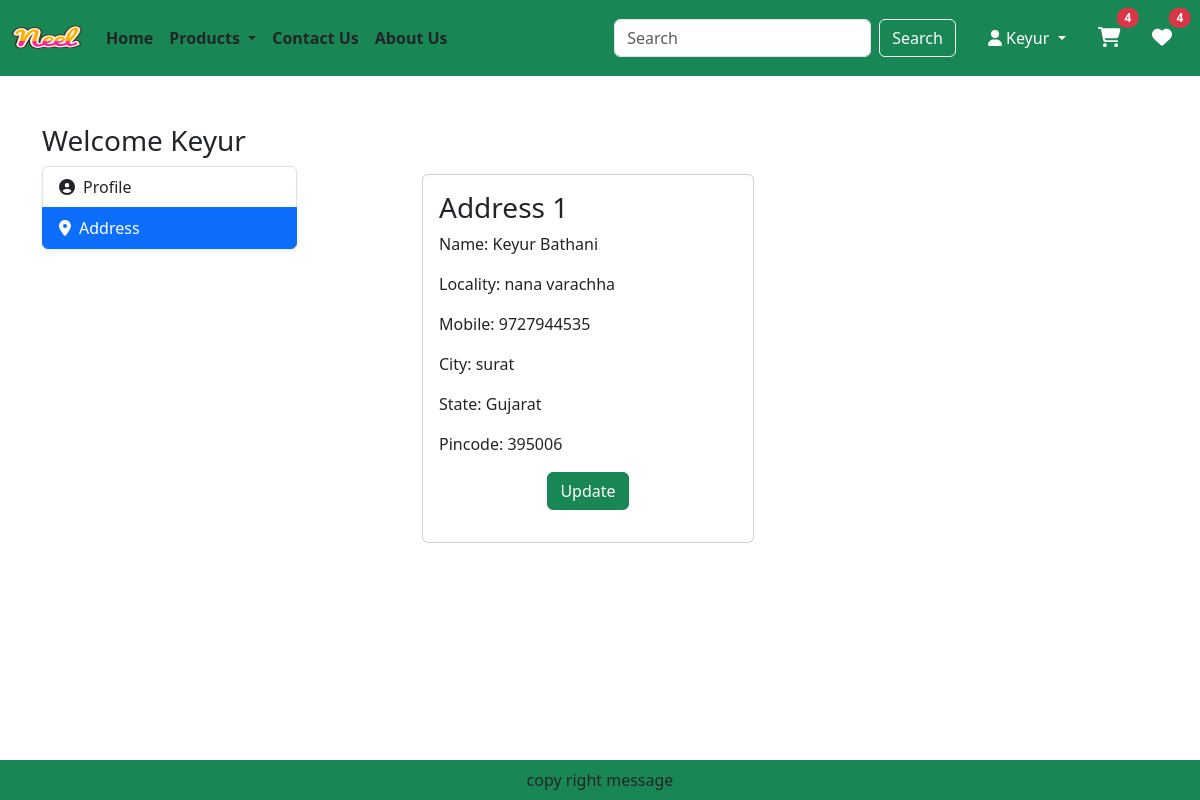
Page /address/ (signed in) on the earlier database version.
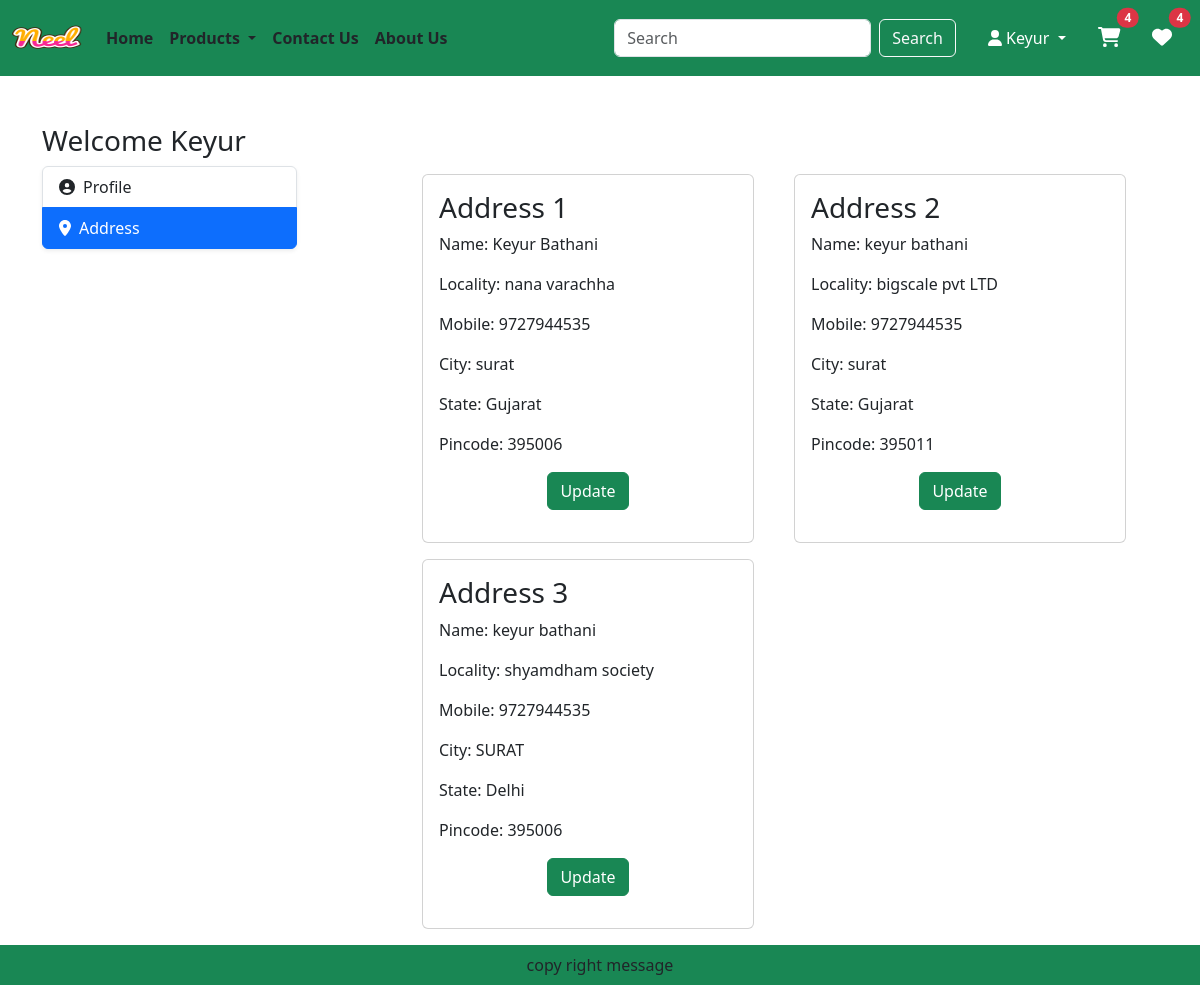
Same page on the later database version.
### app/models.py (models this page shows, shortened)
class Customer(models.Model):
    user = models.ForeignKey(User, on_delete=models.CASCADE)
    name = models.CharField(max_length=200)
    locality = models.CharField(max_length=200)
    city = models.CharField(max_length=50)
    mobile = models.CharField(max_length=10)
    zipcode = models.CharField(max_length=10)
    state = models.CharField(choices=STATE_CHOICES, max_length=50)

### app/views.py (the view)
# urls.py: path('address/', views.customer_address, name='customer-address'),
def customer_address(request):
    add = Customer.objects.filter(user=request.user)
    return render(request, 'app/customeraddress.html', locals())

### app/templates/app/customeraddress.html (shortened to what this page needs)
{% extends 'app/layout.html' %}
{% load static %}
{% block content %}
<div class="container my-5">
  <div class="row">
    <h3>
      Welcome <span class="text-capitalize">{{ request.user }}</span>
    </h3>
     <div class="row">
    <div class="col-md-3">
      <div class="list-group shadow-sm">
  <a href="{% url 'customer-profile' %}"
     class="list-group-item list-group-item-action d-flex align-items-center {% if request.resolver_match.url_name == 'customer-profile' %}active{% endif %}">
    <i class="fas fa-user-circle me-2"></i>Profile
  </a>
  <a href="{% url 'customer-address' %}"
     class="list-group-item list-group-item-action d-flex align-items-center {% if request.resolver_match.url_name == 'customer-address' %}active{% endif %}">
    <i class="fas fa-map-marker-alt me-2"></i>Address
  </a>
</div>
    </div>
 <div class="col-sm-8 offset-sm-1">
  <div class="row">
    {% for ad in add %}
      <div class="col-sm-6">
        <div class="card m-2">
          <div class="card-body">
            <h3>Address {{ forloop.counter }}</h3>
            <p>Name: {{ ad.name }}</p>
            <p>Locality: {{ ad.locality }}</p>
            <p>Mobile: {{ ad.mobile }}</p>
            <p>City: {{ ad.city }}</p>
            <p>State: {{ ad.state }}</p>
            <p>Pincode: {{ ad.zipcode }}</p>
            <p class="text-center">
              <a href="{% url 'update-address' ad.id %}"
                 type="button"
                 class="btn btn-success">
                 Update
              </a>
            </p>
          </div>
        </div>
      </div>
    {% endfor %}
  </div>
</div>
{% endblock %}

### app/templates/app/layout.html (shortened to what this page needs)
{% load static %} {% load django_browser_reload %}
<!DOCTYPE html>
<html lang="en">
  <head>
    <link
      href="https://cdn.jsdelivr.net/npm/bootstrap@5.3.8/dist/css/bootstrap.min.css"
      rel="stylesheet"
    />
    <link
  href="https://cdnjs.cloudflare.com/ajax/libs/font-awesome/6.4.0/css/all.min.css"
  rel="stylesheet"
/>
    <link rel="stylesheet" href="{% static 'app/owl.carousel.min.css' %}" />
    <link rel="stylesheet" href="{% static 'app/all.min.css' %}" />
    <link rel="stylesheet" href="{% static 'app/css/password-field.css' %}" />
    <link rel="stylesheet" href="{% static 'app/style.css' %}" />
  </head>
  <body>
    <nav class="navbar navbar-expand-lg navbar-dark bg-success">
      <div class="container-fluid">
        <a class="navbar-brand" href="#">
          <img src="{% static "/app/images/products/Neel.png" %}" alt=""
          width="70" height="50" />
        </a>
        <div class="collapse navbar-collapse" id="navbarSupportedContent">
          <ul class="navbar-nav me-auto mb-2 mb-lg-0">
            <li class="nav-item">
              <a class="nav-link active text-dark fw-semibold" aria-current="page" href="{% url 'home' %}">Home</a>
            </li>
            <li class="nav-item dropdown">
              <a
                class="nav-link dropdown-toggle text-dark fw-semibold"
                href="#"
                role="button"
                data-bs-toggle="dropdown"
              >
                Products
              </a>
            </li>
            <li class="nav-item">
              <a class="nav-link text-dark fw-semibold" href="{% url 'contactus' %}">Contact Us</a>
            </li>
            <li class="nav-item">
              <a class="nav-link text-dark fw-semibold" href="{% url 'aboutus' %}">About Us</a>
            </li>
          </ul>
          <form class="d-flex me-3" role="search">
            <input
              class="form-control me-2"
              type="search"
              placeholder="Search"
              aria-label="Search"
            />
            <button class="btn btn-outline-light" type="submit">
              Search
            </button>
          </form>
          <ul class="navbar-nav mb-2 mb-lg-0 align-items-lg-center">
  {% if request.user.is_authenticated %}
    <li class="nav-item dropdown mx-2">
      <a
        class="nav-link dropdown-toggle text-white"
        href="#"
        id="profileDropdown"
        role="button"
        data-bs-toggle="dropdown"
        aria-expanded="false"
      >
        <i class="fas fa-user"></i> {{request.user.username|title}}
      </a>
    </li>
    <li class="nav-item mx-2">
      <a href="#" class="nav-link text-white position-relative">
        <i class="fas fa-shopping-cart fs-5"></i>
        <span class="position-absolute top-0 start-100 translate-middle badge rounded-pill bg-danger">
          4
        </span>
      </a>
    </li>
    <li class="nav-item mx-2">
      <a href="#" class="nav-link text-white position-relative">
        <i class="fas fa-heart fs-5"></i>
        <span class="position-absolute top-0 start-100 translate-middle badge rounded-pill bg-danger">
          4
        </span>
      </a>
    </li>
  {% endif %}
</ul>
        </div>
      </div>
    </nav>
    {% block content %} Keyur bathani {% endblock %}
    <footer class="container-fluid fixed-bottom bg-success text-center p-2 mt-5">copy right message</footer>
  </body>
</html>

Differences in the rows shown:
added Customer: name "keyur bathani", locality "bigscale pvt LTD", mobile "9727944535", city "surat", state "Gujarat", zipcode "395011"
added Customer: name "keyur bathani", locality "shyamdham society", mobile "9727944535", city "SURAT", state "Delhi", zipcode "395006"
